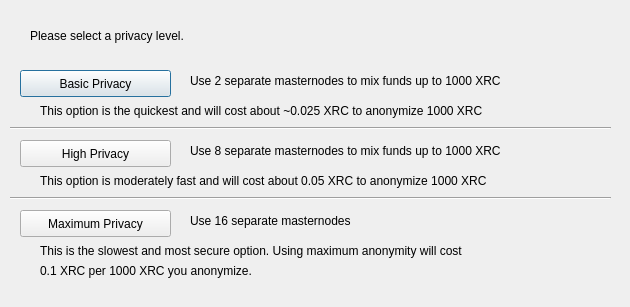
<?xml version="1.0" encoding="UTF-8"?>
<ui version="4.0">
 <class>DarksendConfig</class>
 <widget class="QDialog" name="DarksendConfig">
  <property name="geometry">
   <rect>
    <x>0</x>
    <y>0</y>
    <width>630</width>
    <height>307</height>
   </rect>
  </property>
  <property name="windowTitle">
   <string>Configure PrivateSend</string>
  </property>
  <widget class="QPushButton" name="buttonBasic">
   <property name="geometry">
    <rect>
     <x>20</x>
     <y>70</y>
     <width>151</width>
     <height>27</height>
    </rect>
   </property>
   <property name="text">
    <string>Basic Privacy</string>
   </property>
  </widget>
  <widget class="QPushButton" name="buttonHigh">
   <property name="geometry">
    <rect>
     <x>20</x>
     <y>140</y>
     <width>151</width>
     <height>27</height>
    </rect>
   </property>
   <property name="text">
    <string>High Privacy</string>
   </property>
  </widget>
  <widget class="QPushButton" name="buttonMax">
   <property name="geometry">
    <rect>
     <x>20</x>
     <y>210</y>
     <width>151</width>
     <height>27</height>
    </rect>
   </property>
   <property name="text">
    <string>Maximum Privacy</string>
   </property>
  </widget>
  <widget class="QLabel" name="label">
   <property name="geometry">
    <rect>
     <x>30</x>
     <y>20</y>
     <width>571</width>
     <height>31</height>
    </rect>
   </property>
   <property name="text">
    <string>Please select a privacy level.</string>
   </property>
  </widget>
  <widget class="QLabel" name="label_2">
   <property name="geometry">
    <rect>
     <x>190</x>
     <y>70</y>
     <width>421</width>
     <height>21</height>
    </rect>
   </property>
   <property name="text">
    <string>Use 2 separate masternodes to mix funds up to 1000 XRC</string>
   </property>
  </widget>
  <widget class="QLabel" name="label_3">
   <property name="geometry">
    <rect>
     <x>190</x>
     <y>140</y>
     <width>411</width>
     <height>21</height>
    </rect>
   </property>
   <property name="text">
    <string>Use 8 separate masternodes to mix funds up to 1000 XRC</string>
   </property>
  </widget>
  <widget class="QLabel" name="label_4">
   <property name="geometry">
    <rect>
     <x>190</x>
     <y>210</y>
     <width>421</width>
     <height>21</height>
    </rect>
   </property>
   <property name="text">
    <string>Use 16 separate masternodes</string>
   </property>
  </widget>
  <widget class="QLabel" name="label_6">
   <property name="geometry">
    <rect>
     <x>40</x>
     <y>100</y>
     <width>561</width>
     <height>21</height>
    </rect>
   </property>
   <property name="text">
    <string>This option is the quickest and will cost about ~0.025 XRC to anonymize 1000 XRC</string>
   </property>
  </widget>
  <widget class="QLabel" name="label_7">
   <property name="geometry">
    <rect>
     <x>40</x>
     <y>170</y>
     <width>561</width>
     <height>21</height>
    </rect>
   </property>
   <property name="text">
    <string>This option is moderately fast and will cost about 0.05 XRC to anonymize 1000 XRC</string>
   </property>
  </widget>
  <widget class="QLabel" name="label_8">
   <property name="geometry">
    <rect>
     <x>40</x>
     <y>240</y>
     <width>561</width>
     <height>21</height>
    </rect>
   </property>
   <property name="text">
    <string>This is the slowest and most secure option. Using maximum anonymity will cost</string>
   </property>
  </widget>
  <widget class="QLabel" name="label_9">
   <property name="geometry">
    <rect>
     <x>40</x>
     <y>260</y>
     <width>561</width>
     <height>21</height>
    </rect>
   </property>
   <property name="text">
    <string>0.1 XRC per 1000 XRC you anonymize.</string>
   </property>
  </widget>
  <widget class="Line" name="line">
   <property name="geometry">
    <rect>
     <x>10</x>
     <y>120</y>
     <width>601</width>
     <height>16</height>
    </rect>
   </property>
   <property name="orientation">
    <enum>Qt::Horizontal</enum>
   </property>
  </widget>
  <widget class="Line" name="line_2">
   <property name="geometry">
    <rect>
     <x>10</x>
     <y>190</y>
     <width>601</width>
     <height>16</height>
    </rect>
   </property>
   <property name="orientation">
    <enum>Qt::Horizontal</enum>
   </property>
  </widget>
 </widget>
 <resources/>
 <connections/>
</ui>
